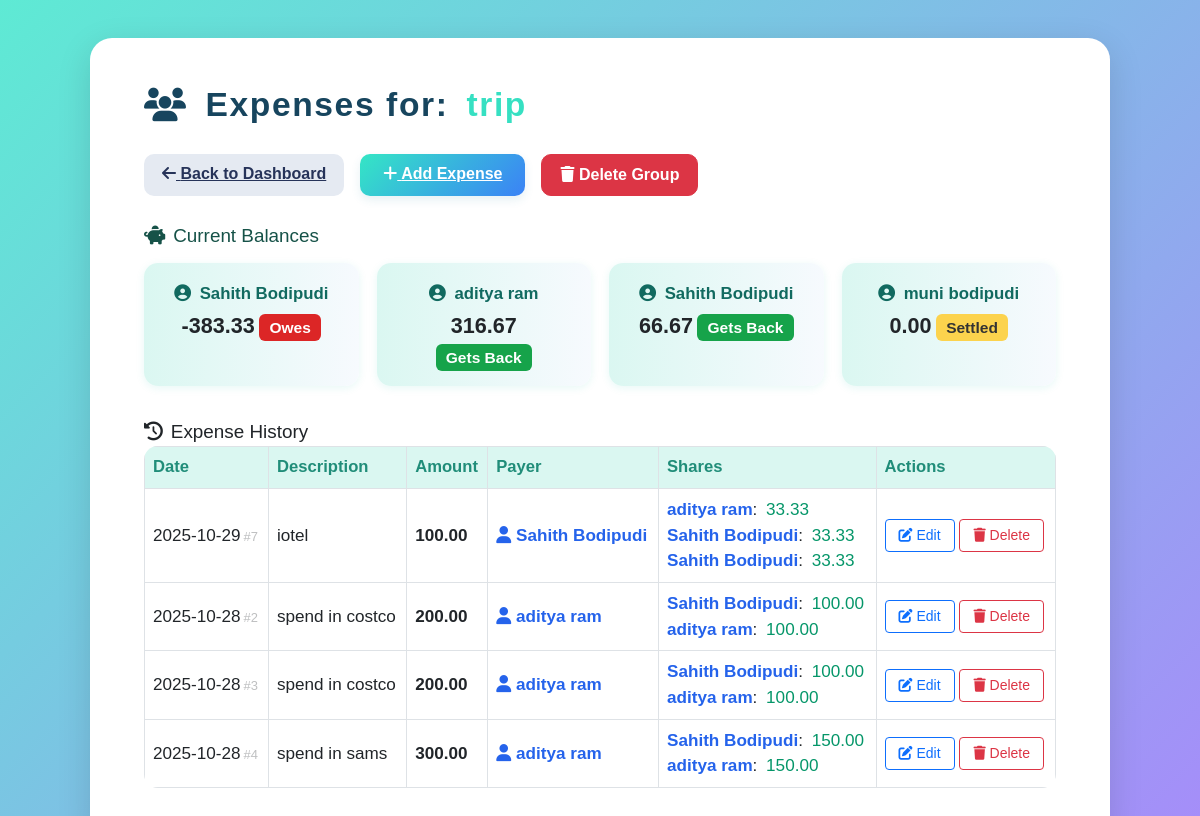
Screenshot of /expenses.php?group_id=3 (signed in) with the database file from the repository.
### tables this page shows
CREATE TABLE `groups` (
  `id` int(11) NOT NULL,
  `group_name` varchar(100) NOT NULL,
  `created_by` int(11) DEFAULT NULL,
  `created_at` timestamp NOT NULL DEFAULT current_timestamp()
);

CREATE TABLE `users` (
  `id` int(11) NOT NULL,
  `first_name` varchar(50) DEFAULT NULL,
  `last_name` varchar(50) DEFAULT NULL,
  `email` varchar(100) NOT NULL,
  `password_hash` varchar(255) NOT NULL,
  `role` enum('user','admin') DEFAULT 'user',
  `created_at` timestamp NOT NULL DEFAULT current_timestamp(),
  `profile_pic` varchar(255) DEFAULT NULL
);

CREATE TABLE `expenses` (
  `id` int(11) NOT NULL,
  `group_id` int(11) DEFAULT NULL,
  `amount` decimal(10,2) NOT NULL,
  `paid_by` int(11) DEFAULT NULL,
  `description` varchar(255) DEFAULT NULL,
  `expense_date` date DEFAULT curdate(),
  `created_at` timestamp NOT NULL DEFAULT current_timestamp()
);

CREATE TABLE `expense_shares` (
  `id` int(11) NOT NULL,
  `expense_id` int(11) DEFAULT NULL,
  `user_id` int(11) DEFAULT NULL,
  `share_amount` decimal(10,2) NOT NULL
);

### expenses.php (the view, shortened to what this page needs)
<?php
require_once 'functions.php';
$group_id = intval($_GET['group_id']);
$stmt = $pdo->prepare("SELECT group_name FROM groups WHERE id = ?");
$stmt->execute([$group_id]);
$group = $stmt->fetch();
$stmt = $pdo->prepare("
    SELECT e.id as expense_id, e.description, e.amount, e.paid_by, e.expense_date, u.first_name, u.last_name
    FROM expenses e
    JOIN users u ON e.paid_by = u.id
    WHERE e.group_id = ?
    ORDER BY e.expense_date DESC
");
$stmt->execute([$group_id]);
$expenses = $stmt->fetchAll(PDO::FETCH_ASSOC);
$shares = [];
if ($expenses) {
    $expense_ids = array_column($expenses, 'expense_id');
    $placeholders = implode(',', array_fill(0, count($expense_ids), '?'));
    $stmt = $pdo->prepare("SELECT * FROM expense_shares WHERE expense_id IN ($placeholders)");
    $stmt->execute($expense_ids);
    foreach ($stmt->fetchAll(PDO::FETCH_ASSOC) as $share) {
        $shares[$share['expense_id']][] = $share;
    }
}
$stmt = $pdo->prepare("SELECT u.id, u.first_name, u.last_name FROM users u JOIN group_members gm ON u.id = gm.user_id WHERE gm.group_id = ?");
$stmt->execute([$group_id]);
$members = $stmt->fetchAll(PDO::FETCH_ASSOC);
$balances = [];
foreach ($members as $m) {
    $balances[$m['id']] = 0;
}
foreach ($expenses as $exp) {
    $expense_id = $exp['expense_id'];
    $paid_by_id = $exp['paid_by'];
    $total_amount = $exp['amount'];
    if (isset($shares[$expense_id])) {
        foreach ($shares[$expense_id] as $share) {
            $balances[$share['user_id']] -= $share['share_amount'];
        }
    }
    $balances[$paid_by_id] += $total_amount;
}
?>
<!DOCTYPE html>
<html lang="en">
<head>
    <link href="https://cdn.jsdelivr.net/npm/bootstrap@5.3.0/dist/css/bootstrap.min.css" rel="stylesheet"/>
    <link rel="stylesheet" href="https://cdnjs.cloudflare.com/ajax/libs/font-awesome/6.4.0/css/all.min.css"/>
</head>
<body>
    <div class="expense-wrapper">
        <div class="page-title">
            <i class="fa fa-users"></i>
            Expenses for: <span style="color:#36e0c2"><?= htmlspecialchars($group['group_name']); ?></span>
        </div>
        <div class="btn-row">
            <a href="index.php" class="my-btn-secondary"><i class="fa fa-arrow-left"></i> Back to Dashboard</a>
            <a href="add_expense.php?group_id=<?= $group_id; ?>" class="my-btn-primary"><i class="fa fa-plus"></i> Add Expense</a>
            <a href="delete_group.php?group_id=<?= $group_id; ?>"
               class="btn btn-danger"
               onclick="return confirm('Are you sure you want to delete this group and ALL its expenses?');">
                <i class="fa fa-trash"></i> Delete Group
            </a>
        </div>
        <div class="section-label" style="font-size:1.18rem;margin-bottom:12px;color:#165248;">
            <i class="fa fa-piggy-bank me-2"></i>Current Balances
        </div>
        <div class="balances-row">
            <?php foreach ($members as $m):
                $amt = round($balances[$m['id']],2);
                $badge = $amt > 0 ? 'success' : ($amt < 0 ? 'danger' : 'neutral');
                $badgeText = $amt > 0 ? 'Gets Back' : ($amt < 0 ? 'Owes' : 'Settled');
            ?>
                <div class="balance-card">
                    <div class="balance-title">
                        <i class="fa fa-user-circle me-1"></i>
                        <?= htmlspecialchars($m['first_name'] . ' ' . $m['last_name']) ?>
                    </div>
                    <div class="balance-amt"><?= number_format($amt,2) ?></div>
                    <span class="badge badge-<?= $badge ?>" style="font-size:0.97rem;"><?= $badgeText ?></span>
                </div>
            <?php endforeach; ?>
        </div>
        <div class="section-label" style="font-size:1.18rem;">
            <i class="fa fa-history me-2"></i>Expense History
        </div>
        <?php if (count($expenses) > 0): ?>
        <table class="table table-bordered expense-table">
            <thead>
                <tr>
                    <th>Date</th>
                    <th>Description</th>
                    <th>Amount</th>
                    <th>Payer</th>
                    <th>Shares</th>
                    <th>Actions</th>
                </tr>
            </thead>
            <tbody>
            <?php foreach ($expenses as $exp): ?>
                <tr>
                    <td><?= htmlspecialchars($exp['expense_date']); ?><span class="expense-id">#<?= $exp['expense_id']; ?></span></td>
                    <td><?= htmlspecialchars($exp['description']); ?></td>
                    <td><span style="font-weight:700;"><?= number_format($exp['amount'], 2); ?></span></td>
                    <td><span class="share-member"><i class="fa fa-user"></i> <?= htmlspecialchars($exp['first_name'] . ' ' . $exp['last_name']); ?></span></td>
                    <td>
                        <ul style="list-style:none;margin:0;padding:0;">
                        <?php
                        if (isset($shares[$exp['expense_id']])) {
                            foreach ($shares[$exp['expense_id']] as $share) {
                                $sn = '';
                                foreach ($members as $m) {
                                    if ($m['id'] == $share['user_id']) {
                                        $sn = $m['first_name'] . ' ' . $m['last_name'];
                                        break;
                                    }
                                }
                                echo "<li><span class='share-member'>" . htmlspecialchars($sn) . "</span>: <span class='share-amt'>" . number_format($share['share_amount'],2) . "</span></li>";
                            }
                        }
                        ?>
                        </ul>
                    </td>
                    <td class="action-btns">
                        <a href="edit_expense.php?id=<?= $exp['expense_id']; ?>&group_id=<?= $group_id; ?>" class="btn btn-sm btn-outline-primary"><i class="fa fa-edit"></i> Edit</a>
                        <a href="delete_expense.php?id=<?= $exp['expense_id']; ?>&group_id=<?= $group_id; ?>" class="btn btn-sm btn-outline-danger"><i class="fa fa-trash"></i> Delete</a>
                    </td>
                </tr>
            <?php endforeach; ?>
            </tbody>
        </table>
        <?php else: ?>
            <p>No expenses recorded yet.</p>
        <?php endif; ?>
    </div>
</body>
</html>

### expenses.php (style rules this page uses)
body { min-height: 100vh; background: linear-gradient(135deg,#5eead4 0%, #a78bfa 100%); font-family: "Poppins", sans-serif; }
.expense-wrapper { background: #fff; border-radius: 22px; padding: 42px 54px 36px 54px; margin: 38px auto; box-shadow: 0 10px 34px rgba(0,0,0,0.13); width: 1020px; max-width: 99vw; }
.page-title { font-size: 2.1rem; font-weight: 800; color: #17455e; margin-bottom: 24px; letter-spacing: 0.1rem; display: flex; gap:18px; align-items: center; }
.btn-row { margin-bottom: 26px; display: flex; gap: 16px; }
.my-btn-primary { background: linear-gradient(135deg,#34e6c5,#3b82f6); color: #fff; font-weight: 800; border-radius: 10px; padding: 8px 23px; border: none; box-shadow: 0 4px 10px rgba(51,141,163,0.12); transition: background .22s, transform .1s; }
.my-btn-secondary { background: #e5eaf2; color: #263359; font-weight: 700; border-radius: 10px; padding: 8px 18px; border: none; }
.btn-danger { font-weight: 700; border-radius: 10px; padding: 8px 18px; }
.balances-row { display: flex; flex-wrap: wrap; gap:18px; margin-bottom: 32px; }
.balance-card { background: linear-gradient(92deg,#daf7f1 0%,#f7fafe 100%); border-radius: 14px; box-shadow: 0 2px 8px rgba(20,184,166,0.10); flex:1 1 170px; min-width:170px; padding:18px 24px 15px 24px; text-align:center; }
.balance-title { font-weight:700; margin-bottom:2px; color:#116a60; font-size:1.05rem; }
.badge-success { background:#16a34a; }
.badge-danger { background:#dc2626; }
.badge-neutral { background:#676d74; background:#fcd34d; color:#333; }
.balance-amt { font-weight:800; font-size:1.35rem; margin-bottom:2px; display:inline-block; margin-top:2px; }
.expense-table { border-radius: 14px !important; background: #fff; overflow: hidden; }
.expense-table th { background: #daf7f1; color: #208d79; font-size:1.04rem; }
.expense-table td { font-size:1.07rem; vertical-align: middle; }
.share-member { font-weight:700; color:#2563eb; }
.share-amt { color:#059669; margin-left:4px; }
.action-btns .btn { padding:5px 13px; }
.expense-id { opacity:0.29; font-size:0.81rem; margin-left:3px; }

### rows the page displays
groups: group_name "trip"
users: first_name+last_name "Sahith Bodipudi", id "-383.33", id "Owes"
users: first_name+last_name "aditya ram", id "316.67", id "Gets Back"
users: first_name+last_name "Sahith Bodipudi", id "66.67", id "Gets Back"
users: first_name+last_name "muni bodipudi", id "0.00", id "Settled"
expenses: expense_date "2025-10-29", id "7", description "iotel", amount "100.00", paid_by.last_name "Sahith Bodipudi"
expense_shares: user.last_name "aditya ram", share_amount "33.33"
expense_shares: user.last_name "Sahith Bodipudi", share_amount "33.33"
expense_shares: user.last_name "Sahith Bodipudi", share_amount "33.33"
expenses: expense_date "2025-10-28", id "2", description "spend in costco", amount "200.00", paid_by.last_name "aditya ram"
expense_shares: user.last_name "Sahith Bodipudi", share_amount "100.00"
expense_shares: user.last_name "aditya ram", share_amount "100.00"
expenses: expense_date "2025-10-28", id "3", description "spend in costco", amount "200.00", paid_by.last_name "aditya ram"
expense_shares: user.last_name "Sahith Bodipudi", share_amount "100.00"
expense_shares: user.last_name "aditya ram", share_amount "100.00"
expenses: expense_date "2025-10-28", id "4", description "spend in sams", amount "300.00", paid_by.last_name "aditya ram"
expense_shares: user.last_name "Sahith Bodipudi", share_amount "150.00"
expense_shares: user.last_name "aditya ram", share_amount "150.00"
